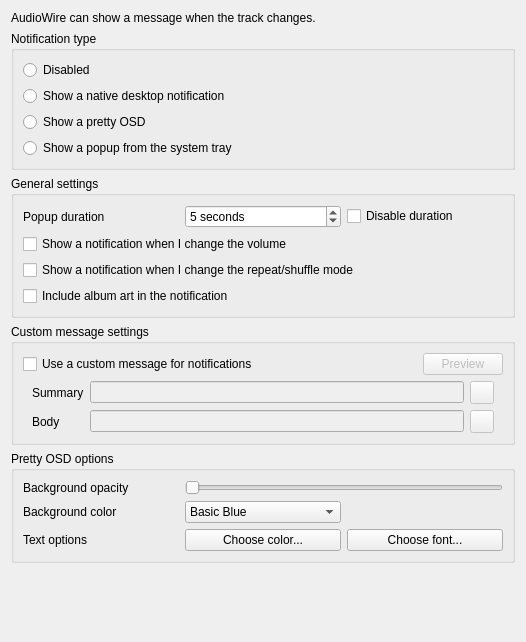
<?xml version="1.0" encoding="UTF-8"?>
<ui version="4.0">
 <class>NotificationsSettingsPage</class>
 <widget class="QWidget" name="NotificationsSettingsPage">
  <property name="geometry">
   <rect>
    <x>0</x>
    <y>0</y>
    <width>526</width>
    <height>642</height>
   </rect>
  </property>
  <property name="windowTitle">
   <string>Notifications</string>
  </property>
  <layout class="QVBoxLayout" name="verticalLayout">
   <item>
    <widget class="QLabel" name="label_2">
     <property name="text">
      <string>AudioWire can show a message when the track changes.</string>
     </property>
    </widget>
   </item>
   <item>
    <widget class="QGroupBox" name="groupBox_4">
     <property name="title">
      <string>Notification type</string>
     </property>
     <layout class="QVBoxLayout" name="verticalLayout_7">
      <item>
       <widget class="QRadioButton" name="notifications_none">
        <property name="text">
         <string>Disabled</string>
        </property>
       </widget>
      </item>
      <item>
       <widget class="QRadioButton" name="notifications_native">
        <property name="text">
         <string>Show a native desktop notification</string>
        </property>
       </widget>
      </item>
      <item>
       <widget class="QRadioButton" name="notifications_pretty">
        <property name="text">
         <string>Show a pretty OSD</string>
        </property>
       </widget>
      </item>
      <item>
       <widget class="QRadioButton" name="notifications_tray">
        <property name="text">
         <string>Show a popup from the system tray</string>
        </property>
       </widget>
      </item>
     </layout>
    </widget>
   </item>
   <item>
    <widget class="QGroupBox" name="notifications_general">
     <property name="title">
      <string>General settings</string>
     </property>
     <layout class="QVBoxLayout" name="verticalLayout_6">
      <item>
       <widget class="QWidget" name="notifications_options" native="true">
        <layout class="QHBoxLayout" name="horizontalLayout_8">
         <property name="margin">
          <number>0</number>
         </property>
         <item>
          <widget class="QLabel" name="label_3">
           <property name="text">
            <string>Popup duration</string>
           </property>
          </widget>
         </item>
         <item>
          <widget class="QSpinBox" name="notifications_duration">
           <property name="suffix">
            <string> seconds</string>
           </property>
           <property name="minimum">
            <number>1</number>
           </property>
           <property name="maximum">
            <number>20</number>
           </property>
           <property name="value">
            <number>5</number>
           </property>
          </widget>
         </item>
         <item>
          <widget class="QCheckBox" name="notifications_disable_duration">
           <property name="text">
            <string>Disable duration</string>
           </property>
          </widget>
         </item>
        </layout>
       </widget>
      </item>
      <item>
       <widget class="QCheckBox" name="notifications_volume">
        <property name="text">
         <string>Show a notification when I change the volume</string>
        </property>
       </widget>
      </item>
      <item>
       <widget class="QCheckBox" name="notifications_play_mode">
        <property name="text">
         <string>Show a notification when I change the repeat/shuffle mode</string>
        </property>
       </widget>
      </item>
      <item>
       <widget class="QCheckBox" name="notifications_art">
        <property name="text">
         <string>Include album art in the notification</string>
        </property>
       </widget>
      </item>
     </layout>
    </widget>
   </item>
   <item>
    <widget class="QGroupBox" name="notifications_custom_text_group">
     <property name="title">
      <string>Custom message settings</string>
     </property>
     <layout class="QVBoxLayout" name="verticalLayout_26">
      <item>
       <widget class="QFrame" name="frame_2">
        <property name="frameShape">
         <enum>QFrame::NoFrame</enum>
        </property>
        <property name="frameShadow">
         <enum>QFrame::Plain</enum>
        </property>
        <property name="lineWidth">
         <number>0</number>
        </property>
        <layout class="QHBoxLayout" name="horizontalLayout_7">
         <property name="margin">
          <number>0</number>
         </property>
         <item>
          <widget class="QCheckBox" name="notifications_custom_text_enabled">
           <property name="text">
            <string>Use a custom message for notifications</string>
           </property>
          </widget>
         </item>
         <item>
          <widget class="QPushButton" name="notifications_preview">
           <property name="enabled">
            <bool>false</bool>
           </property>
           <property name="sizePolicy">
            <sizepolicy hsizetype="Fixed" vsizetype="Fixed">
             <horstretch>0</horstretch>
             <verstretch>0</verstretch>
            </sizepolicy>
           </property>
           <property name="text">
            <string>Preview</string>
           </property>
          </widget>
         </item>
        </layout>
       </widget>
      </item>
      <item>
       <widget class="QFrame" name="frame">
        <property name="frameShape">
         <enum>QFrame::NoFrame</enum>
        </property>
        <property name="frameShadow">
         <enum>QFrame::Plain</enum>
        </property>
        <property name="lineWidth">
         <number>0</number>
        </property>
        <layout class="QGridLayout" name="gridLayout">
         <property name="topMargin">
          <number>0</number>
         </property>
         <property name="bottomMargin">
          <number>0</number>
         </property>
         <item row="0" column="1">
          <widget class="QLineEdit" name="notifications_custom_text1">
           <property name="enabled">
            <bool>false</bool>
           </property>
          </widget>
         </item>
         <item row="0" column="2">
          <widget class="QToolButton" name="notifications_exp_chooser1">
           <property name="enabled">
            <bool>false</bool>
           </property>
           <property name="text">
            <string/>
           </property>
          </widget>
         </item>
         <item row="0" column="0">
          <widget class="QLabel" name="label_19">
           <property name="text">
            <string>Summary</string>
           </property>
          </widget>
         </item>
         <item row="1" column="0">
          <widget class="QLabel" name="label_20">
           <property name="text">
            <string>Body</string>
           </property>
          </widget>
         </item>
         <item row="1" column="1">
          <widget class="QLineEdit" name="notifications_custom_text2">
           <property name="enabled">
            <bool>false</bool>
           </property>
          </widget>
         </item>
         <item row="1" column="2">
          <widget class="QToolButton" name="notifications_exp_chooser2">
           <property name="enabled">
            <bool>false</bool>
           </property>
           <property name="text">
            <string/>
           </property>
          </widget>
         </item>
        </layout>
       </widget>
      </item>
     </layout>
    </widget>
   </item>
   <item>
    <widget class="QGroupBox" name="notifications_pretty_group">
     <property name="title">
      <string>Pretty OSD options</string>
     </property>
     <layout class="QGridLayout" name="gridLayout_2">
      <item row="0" column="0">
       <widget class="QLabel" name="label_4">
        <property name="text">
         <string>Background opacity</string>
        </property>
       </widget>
      </item>
      <item row="0" column="1" colspan="2">
       <widget class="QSlider" name="notifications_opacity">
        <property name="orientation">
         <enum>Qt::Horizontal</enum>
        </property>
       </widget>
      </item>
      <item row="1" column="0">
       <widget class="QLabel" name="label_5">
        <property name="text">
         <string>Background color</string>
        </property>
       </widget>
      </item>
      <item row="1" column="1">
       <widget class="QComboBox" name="notifications_bg_preset">
        <item>
         <property name="text">
          <string>Basic Blue</string>
         </property>
        </item>
        <item>
         <property name="text">
          <string>Clementine Orange</string>
         </property>
        </item>
        <item>
         <property name="text">
          <string>Custom...</string>
         </property>
        </item>
       </widget>
      </item>
      <item row="2" column="0">
       <widget class="QLabel" name="label_6">
        <property name="text">
         <string>Text options</string>
        </property>
       </widget>
      </item>
      <item row="2" column="1">
       <widget class="QPushButton" name="notifications_fg_choose">
        <property name="text">
         <string>Choose color...</string>
        </property>
       </widget>
      </item>
      <item row="2" column="2">
       <widget class="QPushButton" name="notifications_font_choose">
        <property name="text">
         <string>Choose font...</string>
        </property>
       </widget>
      </item>
     </layout>
    </widget>
   </item>
   <item>
    <spacer name="verticalSpacer_3">
     <property name="orientation">
      <enum>Qt::Vertical</enum>
     </property>
     <property name="sizeHint" stdset="0">
      <size>
       <width>20</width>
       <height>32</height>
      </size>
     </property>
    </spacer>
   </item>
  </layout>
  <action name="action_artist">
   <property name="text">
    <string notr="true">%artist%</string>
   </property>
   <property name="toolTip">
    <string>Add song artist tag</string>
   </property>
  </action>
  <action name="action_album">
   <property name="text">
    <string notr="true">%album%</string>
   </property>
   <property name="toolTip">
    <string>Add song album tag</string>
   </property>
  </action>
  <action name="action_title">
   <property name="text">
    <string notr="true">%title%</string>
   </property>
   <property name="toolTip">
    <string>Add song title tag</string>
   </property>
  </action>
  <action name="action_albumartist">
   <property name="text">
    <string notr="true">%albumartist%</string>
   </property>
   <property name="toolTip">
    <string>Add song albumartist tag</string>
   </property>
  </action>
  <action name="action_year">
   <property name="text">
    <string notr="true">%year%</string>
   </property>
   <property name="toolTip">
    <string>Add song year tag</string>
   </property>
  </action>
  <action name="action_composer">
   <property name="text">
    <string notr="true">%composer%</string>
   </property>
   <property name="toolTip">
    <string>Add song composer tag</string>
   </property>
  </action>
  <action name="action_disc">
   <property name="text">
    <string notr="true">%disc%</string>
   </property>
   <property name="toolTip">
    <string>Add song disc tag</string>
   </property>
  </action>
  <action name="action_track">
   <property name="text">
    <string notr="true">%track%</string>
   </property>
   <property name="toolTip">
    <string>Add song track tag</string>
   </property>
  </action>
  <action name="action_genre">
   <property name="text">
    <string notr="true">%genre%</string>
   </property>
   <property name="toolTip">
    <string>Add song genre tag</string>
   </property>
  </action>
  <action name="action_length">
   <property name="text">
    <string notr="true">%length%</string>
   </property>
   <property name="toolTip">
    <string>Add song length tag</string>
   </property>
  </action>
  <action name="action_playcount">
   <property name="text">
    <string notr="true">%playcount%</string>
   </property>
   <property name="toolTip">
    <string>Add song play count</string>
   </property>
  </action>
  <action name="action_skipcount">
   <property name="text">
    <string notr="true">%skipcount%</string>
   </property>
   <property name="toolTip">
    <string>Add song skip count</string>
   </property>
  </action>
  <action name="action_newline">
   <property name="text">
    <string notr="true">%newline%</string>
   </property>
   <property name="toolTip">
    <string>Add a new line if supported by the notification type</string>
   </property>
  </action>
  <action name="action_filename">
   <property name="text">
    <string>%filename%</string>
   </property>
   <property name="toolTip">
    <string>Add song filename</string>
   </property>
  </action>
 </widget>
 <resources/>
 <connections/>
</ui>
